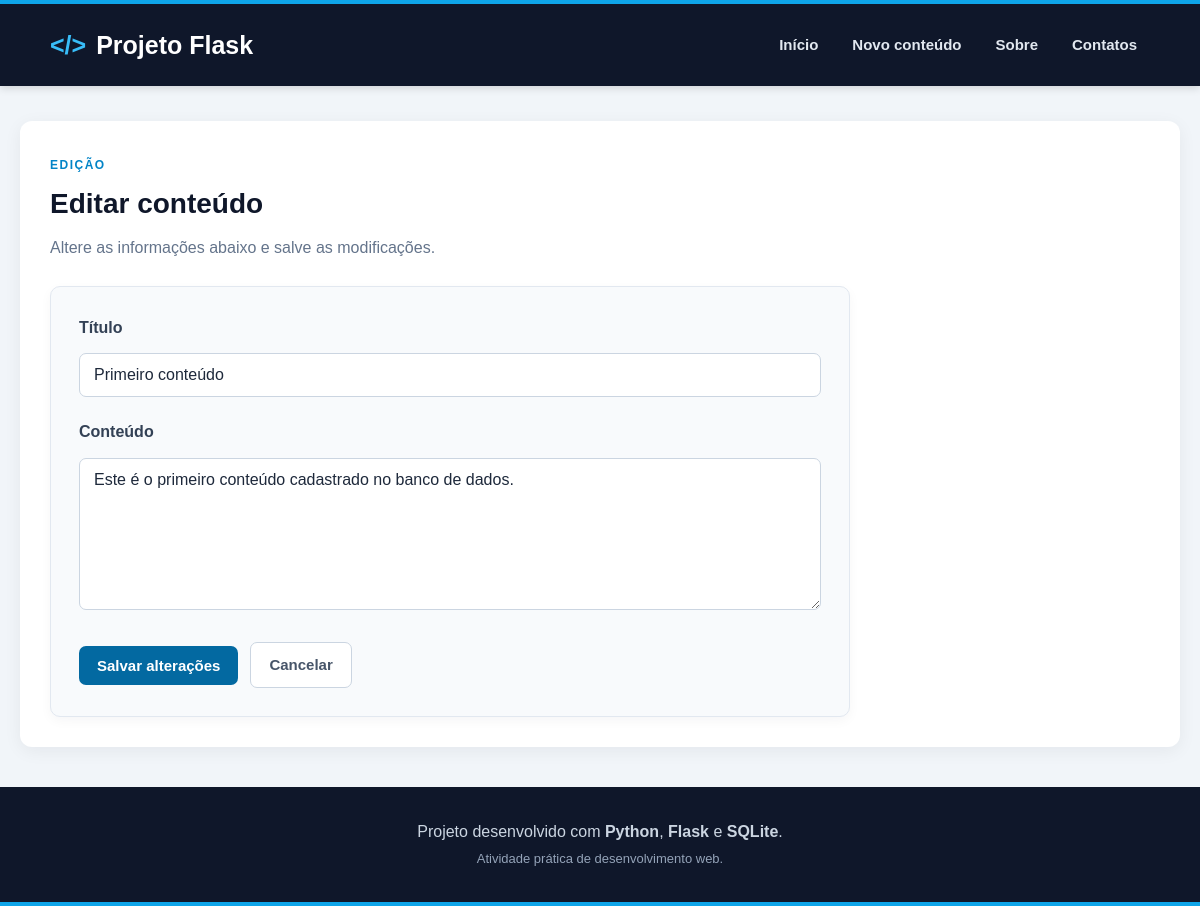
Screenshot of /edit/1 with the database file from the repository.
### tables this page shows
CREATE TABLE content (
    c_id INTEGER PRIMARY KEY AUTOINCREMENT,
    c_title TEXT NOT NULL,
    c_text TEXT NOT NULL,
    c_created_at TIMESTAMP DEFAULT CURRENT_TIMESTAMP,
    c_status TEXT DEFAULT 'on'
);

### app.py (the view, shortened to what this page needs)
@app.route("/edit/<int:c_id>", methods=["GET", "POST"])
def edit(c_id):
    with sqlite3.connect(DATABASE) as conn:
        conn.row_factory = sqlite3.Row
        content = conn.execute("""
            SELECT
                c_id,
                c_title,
                c_text,
                c_created_at
            FROM content
            WHERE c_id = ?
              AND c_status = 'on'
        """, (c_id,)).fetchone()
        if content is None:
            return "Conteúdo não encontrado.", 404
    return render_template(
        "edit.html",
        content=content
    )

### templates/edit.html (shortened to what this page needs)
{% extends "_base.html" %}
{% block content %}
<section class="page-header">
    <span class="page-label">
        EDIÇÃO
    </span>
    <h2>Editar conteúdo</h2>
    <p>
        Altere as informações abaixo e salve as modificações.
    </p>
</section>
<section class="form-card">
    <form method="POST">
        <div class="form-group">
            <label for="title">
                Título
            </label>
            <input
                type="text"
                id="title"
                name="title"
                value="{{ content['c_title'] }}"
                placeholder="Digite o título do conteúdo"
                required
            >
        </div>
        <div class="form-group">
            <label for="text">
                Conteúdo
            </label>
            <textarea
                id="text"
                name="text"
                rows="7"
                placeholder="Digite o conteúdo aqui..."
                required
            >{{ content["c_text"] }}</textarea>
        </div>
        <div class="form-actions">
            <button
                type="submit"
                class="btn-primary"
            >
                Salvar alterações
            </button>
            <a
                href="{{ url_for('view', c_id=content['c_id']) }}"
                class="btn-secondary"
            >
                Cancelar
            </a>
        </div>
    </form>
</section>
{% endblock %}

### static/css/style.css (style rules this page uses)
* { box-sizing: border-box; }
html { scroll-behavior: smooth; }
body { margin: 0; font-family: Arial, Helvetica, sans-serif; background-color: #f1f5f9; color: #1e293b; line-height: 1.6; }
h1, h2, h3 { color: #0f172a; }
h2 { margin-top: 0; }
.main-container a { color: #0369a1; font-weight: 600; }
.page-header { margin-bottom: 25px; }
.page-label { display: inline-block; margin-bottom: 7px; color: #0284c7; font-size: 12px; font-weight: bold; letter-spacing: 1.5px; }
.page-header h2 { margin: 0 0 8px; font-size: 28px; }
.page-header p { margin: 0; color: #64748b; }
.form-card { width: 100%; max-width: 800px; padding: 28px; background-color: #f8fafc; border: 1px solid #e2e8f0; border-radius: 10px; box-shadow: 0 4px 12px rgba(15, 23, 42, 0.04); }
.form-card form { margin: 0; }
.form-group { margin-bottom: 22px; }
.form-group label { display: block; margin-bottom: 6px; color: #334155; font-weight: bold; }
input[type="text"], textarea { width: 100%; max-width: 750px; padding: 12px 14px; margin-top: 7px; font-family: Arial, Helvetica, sans-serif; font-size: 16px; color: #1e293b; background-color: white; border: 1px solid #cbd5e1; border-radius: 7px; outline: none; transition: border-color 0.2s, box-shadow 0.2s; }
.form-card input[type="text"], .form-card textarea { max-width: none; }
textarea { min-height: 150px; resize: vertical; }
button { padding: 11px 18px; background-color: #0369a1; color: white; border: none; border-radius: 7px; font-size: 15px; font-weight: bold; cursor: pointer; transition: background-color 0.2s, transform 0.2s, box-shadow 0.2s; }
.form-actions { display: flex; align-items: center; flex-wrap: wrap; gap: 12px; margin-top: 25px; }
.btn-primary { display: inline-block; padding: 11px 18px; background-color: #0369a1; color: white; border: none; border-radius: 7px; text-decoration: none; font-size: 15px; font-weight: bold; cursor: pointer; transition: background-color 0.2s, transform 0.2s; }
.main-container .btn-secondary { display: inline-block; padding: 10px 18px; background-color: white; color: #475569; border: 1px solid #cbd5e1; border-radius: 7px; text-decoration: none; font-size: 15px; font-weight: bold; transition: background-color 0.2s, color 0.2s, border-color 0.2s, transform 0.2s; }

### rows the page displays
content: title "Primeiro conteúdo", text "Este é o primeiro conteúdo cadastrado no banco de dados."
